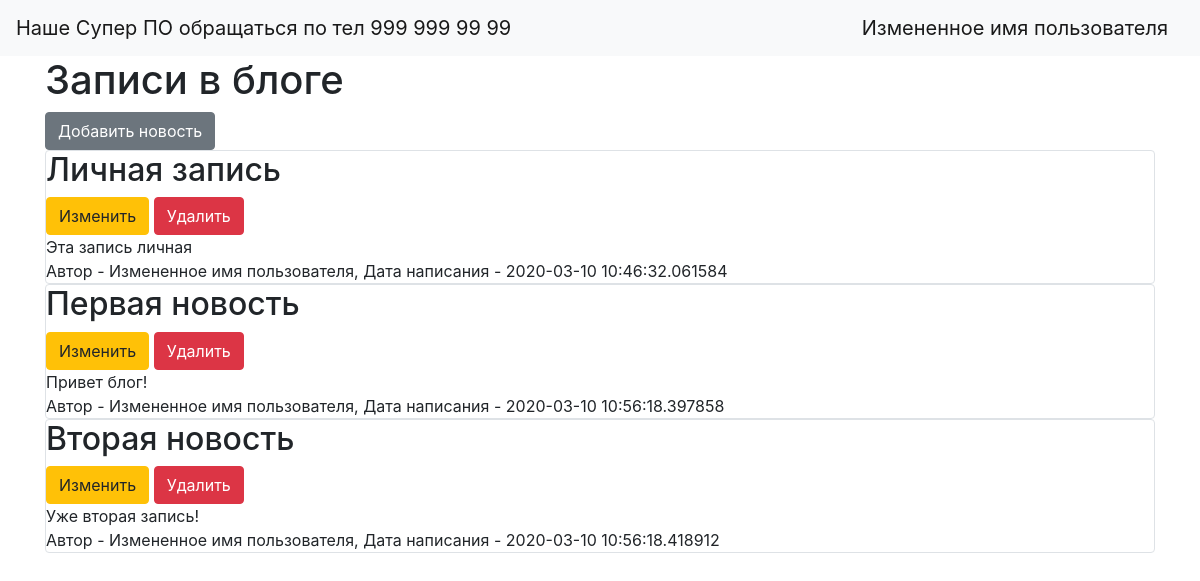
The page / (signed in) on the database its author committed.
### data/users.py (models this page shows, shortened)
class User(SqlAlchemyBase, UserMixin):
    __tablename__ = 'users'
    id = sqlalchemy.Column(sqlalchemy.Integer,
                           primary_key=True, autoincrement=True)
    name = sqlalchemy.Column(sqlalchemy.String, nullable=True)
    about = sqlalchemy.Column(sqlalchemy.String, nullable=True)
    email = sqlalchemy.Column(sqlalchemy.String,
                              index=True, unique=True, nullable=True)
    hashed_password = sqlalchemy.Column(sqlalchemy.String, nullable=True)
    created_date = sqlalchemy.Column(sqlalchemy.DateTime,
                                     default=datetime.datetime.now)
    news = orm.relation("News", back_populates='user')

### data/news.py (models this page shows, shortened)
class News(SqlAlchemyBase):
    __tablename__ = 'news'
    id = sqlalchemy.Column(sqlalchemy.Integer,
                           primary_key=True, autoincrement=True)
    title = sqlalchemy.Column(sqlalchemy.String, nullable=True)
    content = sqlalchemy.Column(sqlalchemy.String, nullable=True)
    created_date = sqlalchemy.Column(sqlalchemy.DateTime,
                                     default=datetime.datetime.now)
    is_private = sqlalchemy.Column(sqlalchemy.Boolean, default=True)
    user_id = sqlalchemy.Column(sqlalchemy.Integer,
                                sqlalchemy.ForeignKey("users.id"))
    user = orm.relation('User')

### main.py (the view)
@app.route("/")
def index():
    session = db_session.create_session()
    if current_user.is_authenticated:
        news = session.query(News).filter(
            (News.user == current_user) | (News.is_private != True))
    else:
        news = session.query(News).filter(News.is_private != True)
    return render_template("index.html", news=news)

### data/db_session.py (called while the page is built)
def create_session() -> Session:
    global __factory
    return __factory()

### main.py (called while the page is built)
@login_manager.user_loader
def load_user(user_id):
    session = db_session.create_session()
    return session.query(User).get(user_id)

### templates/index.html
{% extends "base.html" %}
{% block content %}
<h1>Записи в блоге</h1>
    {% if current_user.is_authenticated %}
        <a href="news" class="btn btn-secondary">Добавить новость</a>
    {% endif %}
{% for item in news%}
<div class="col-md6 border rounded">
    <h2>{{item.title}}</h2>
    {% if current_user.is_authenticated and current_user == item.user %}
    <div>
        <a href="/news/{{ item.id }}" class="btn btn-warning">Изменить</a>
        <a href="/news_delete/{{ item.id }}" class="btn btn-danger">Удалить</a>
    </div>
    {% endif %}
    <div>
        {{item.content}}
    </div>
    <div>
        Автор - {{item.user.name}}, Дата написания - {{item.created_date}}
    </div>
</div>
{% endfor %}
{% endblock %}

### templates/base.html (shortened to what this page needs)
<!doctype html>
<html lang="en">
<head>
    <link rel="stylesheet"
          href="https://stackpath.bootstrapcdn.com/bootstrap/4.4.1/css/bootstrap.min.css"
>
</head>
<body>
<header>
    <nav class="navbar navbar-light bg-light">
        <a class="navbar-brand" href="#">Наше Супер ПО обращаться по тел 999 999 99 99</a>
        {% if current_user.is_authenticated %}
        <a class="navbar-brand" href="/logout">{{ current_user.name }}</a>
        {% else %}
        <p>
        <a class="btn btn-primary " href="/register">Зарегистрироваться</a>
        <a class="btn btn-success" href="/login">Войти</a>
        </p>
{% endif %}
    </nav>
</header>
<main role="main" class="container">
    {% block content %}{% endblock %}
</main>
</body>
</html>

### rows shown on the page
User: name "Измененное имя пользователя"
News: title "Личная запись", content "Эта запись личная", user.name "Измененное имя пользователя", created_date "2020-03-10 10:46:32.061584"
News: title "Первая новость", content "Привет блог!", user.name "Измененное имя пользователя", created_date "2020-03-10 10:56:18.397858"
News: title "Вторая новость", content "Уже вторая запись!", user.name "Измененное имя пользователя", created_date "2020-03-10 10:56:18.418912"
